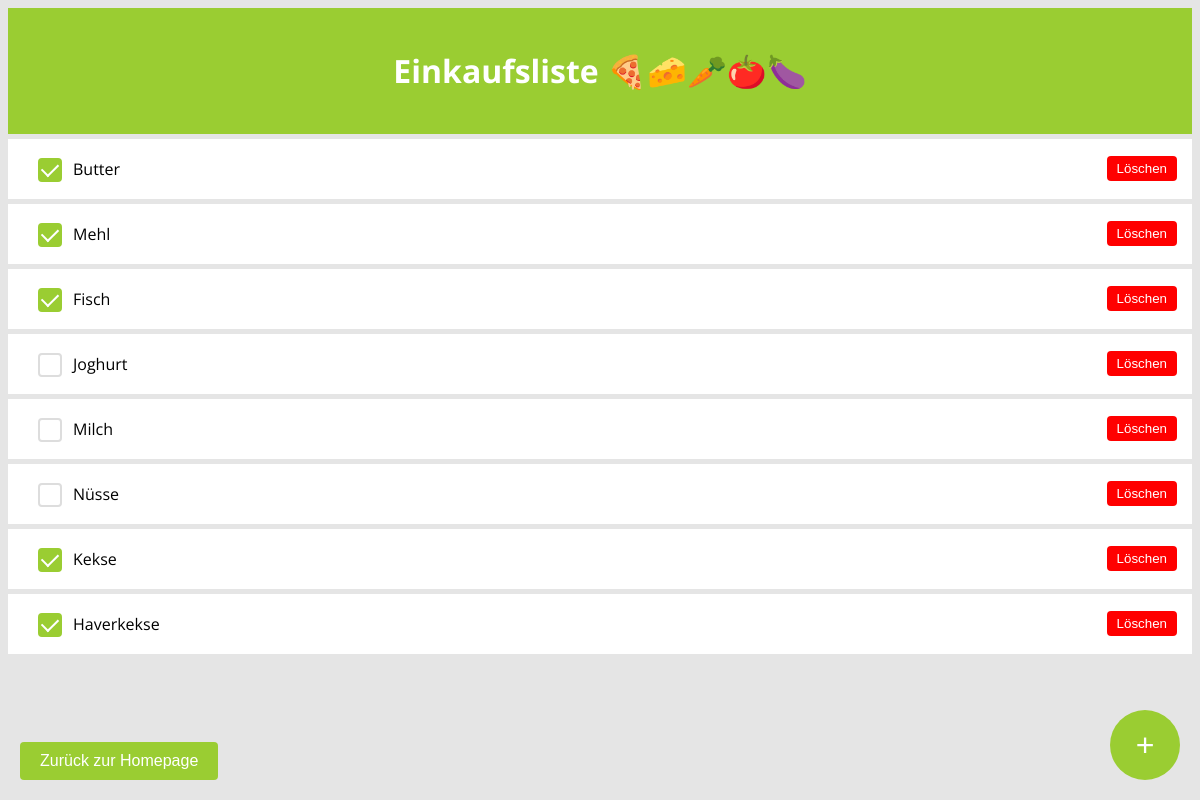
The app's page /mylist/ with its own data.
### mylist/models.py (models this page shows, shortened)
class ShoppingItem(models.Model):
    created_at = models.DateField(default=date.today)
    name = models.CharField(max_length=255)
    done = models.BooleanField(default=False)

### mylist/views.py (the view)
# urls.py: path('mylist/', mylist),
def mylist(request):
    if request.method == 'POST':
        item_name = request.POST.get('itemName')
        if item_name:  # Überprüfe, ob ein Name vorhanden ist
            ShoppingItem.objects.create(name=item_name)
    all_items = ShoppingItem.objects.all()
    return render(request, 'shopping_list.html', {'all_items': all_items})

### mylist/templates/shopping_list.html (shortened to what this page needs)
<!DOCTYPE html>
<html lang="en">
<head>
    {% load static %}
    <link rel="stylesheet" href="{% static 'css/styles.css' %}">
</head>
<body>
    <header>
        <h1>Einkaufsliste 🍕🧀🥕🍅🍆</h1>
    </header>
    {% for row in all_items %}
    <div class="list-item">
        <label for="checkbox{{ row.id }}" class="checkbox-label">{{ row.name }}</label>
        <button class="delete-button" onclick="deleteItem('{{ row.id }}')">Löschen</button>
    </div>
    {% endfor %}
    <button class="fab-button" onclick="openModal()">+</button>
    <button class="back-button" onclick="window.location.href='/'">Zurück zur Homepage</button>
</body>
</html>

### mylist/static/css/styles.css (style rules this page uses)
body { font-family: 'Open Sans', sans-serif; background-color: rgba(0, 0, 0, 0.1); }
header { background-color: yellowgreen; color: white; padding: 20px; text-align: center; }
.fab-button { height: 70px; width: 70px; border-radius: 50%; border: unset; color: white; background-color: yellowgreen; font-size: 32px; position: absolute; right: 20px; bottom: 20px; transition: background-color 0.3s ease; }
.list-item { background-color: white; height: 60px; padding-left: 30px; display: flex; align-items: center; margin-top: 5px; }
.delete-button { background-color: red; color: white; padding: 5px 10px; border: none; border-radius: 4px; cursor: pointer; margin-left: auto; margin-right: 15px; }
.checkbox-label { position: relative; padding-left: 35px; cursor: pointer; font-size: 16px; margin-right: auto; }
.checkbox-label::before { content: ""; position: absolute; left: 0; top: 0; width: 20px; height: 20px; border: 2px solid #ddd; border-radius: 4px; background-color: white; transition: background-color 0.3s ease; }
.custom-checkbox:checked + .checkbox-label::before { background-color: yellowgreen; border-color: yellowgreen; }
.checkbox-label::after { content: ""; position: absolute; left: 7px; top: 2px; width: 8px; height: 14px; border: solid white; border-width: 0 2px 2px 0; transform: rotate(45deg); opacity: 0; transition: opacity 0.3s ease; }
.custom-checkbox:checked + .checkbox-label::after { opacity: 1; }
.delete-button { background-color: red; color: white; padding: 5px 10px; border: none; border-radius: 4px; cursor: pointer; margin-left: 10px; }
.back-button { position: fixed; bottom: 20px; left: 20px; background-color: yellowgreen; color: white; padding: 10px 20px; border: none; border-radius: 4px; cursor: pointer; font-size: 16px; transition: background-color 0.3s; }

### records on screen
ShoppingItem: name "Butter"
ShoppingItem: name "Mehl"
ShoppingItem: name "Fisch"
ShoppingItem: name "Joghurt"
ShoppingItem: name "Milch"
ShoppingItem: name "Nüsse"
ShoppingItem: name "Kekse"
ShoppingItem: name "Haverkekse"
